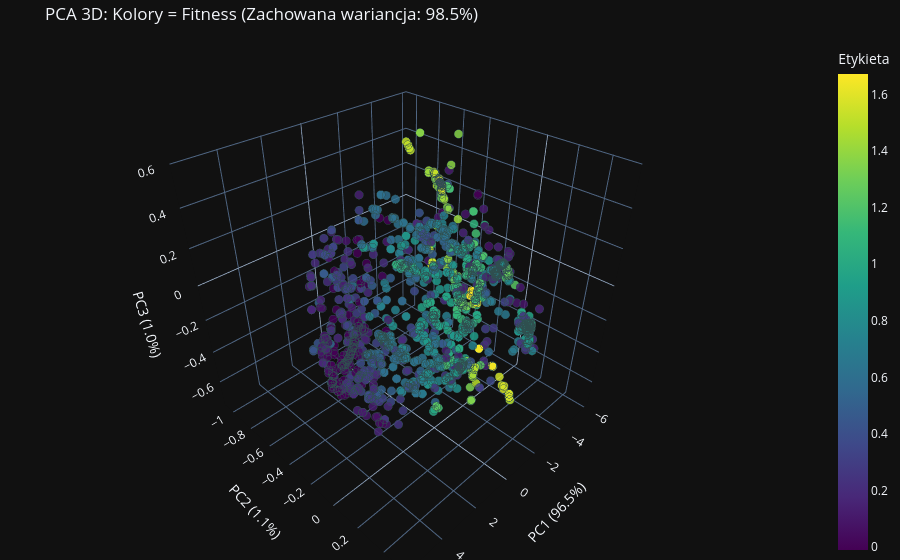

The cell this chart's notebook holds for it:
### Markdown cell above
## PCA 3D

### Code cell
def visualize_pca_3d_interactive(latent_vectors, labels, title="Interaktywne PCA 3D"):
    if isinstance(latent_vectors[0], torch.Tensor):
        z_matrix = torch.stack(latent_vectors).detach().cpu().numpy()
    else:
        z_matrix = np.array(latent_vectors)

    labels = np.array(labels)
    assert len(z_matrix) == len(labels), "Liczba wektorów i etykiet musi być identyczna!"

    pca = PCA(n_components=3)
    z_pca = pca.fit_transform(z_matrix)
    exp_var = pca.explained_variance_ratio_ * 100

    hover_texts = [f"Wartość: {lbl:.3f}" if isinstance(lbl, float) else f"Wartość: {lbl}" for lbl in labels]

    df = pd.DataFrame({
        'PC1': z_pca[:, 0],
        'PC2': z_pca[:, 1],
        'PC3': z_pca[:, 2],
        'Etykieta': labels,
        'Szczegóły': hover_texts
    })

    fig = px.scatter_3d(
        df,
        x='PC1',
        y='PC2',
        z='PC3',
        color='Etykieta',          # Kolorowanie na podstawie przekazanych etykiet (np. fitness)
        hover_name='Szczegóły',    # Tekst pojawiający się po najechaniu myszką
        title=f'{title} (Zachowana wariancja: {sum(exp_var):.1f}%)',
        labels={
            'PC1': f'PC1 ({exp_var[0]:.1f}%)',
            'PC2': f'PC2 ({exp_var[1]:.1f}%)',
            'PC3': f'PC3 ({exp_var[2]:.1f}%)'
        },
        color_continuous_scale='Viridis', # Ładna i czytelna mapa kolorów
        opacity=0.85
    )

    fig.update_traces(marker=dict(size=5, line=dict(width=1, color='DarkSlateGrey')))

    fig.update_layout(margin=dict(l=0, r=0, b=0, t=40))

    fig.show()

visualize_pca_3d_interactive(latent_vectors, labels, title="PCA 3D: Kolory = Fitness")

### Figure 1 — Plotly figure (JSON) as saved in the notebook; plotly's stock layout.template omitted (floating-point values rounded to 4 significant figures; data arrays with more than 128 entries replaced by an {"elided": "..."} marker saying what was removed)
{"data": [{"hovertemplate": "<b>%{hovertext}</b><br><br>PC1 (96.5%)=%{x}<br>PC2 (1.1%)=%{y}<br>PC3 (1.0%)=%{z}<br>Etykieta=%{marker.color}<extra></extra>", "hovertext": {"elided": "3000 str values"}, "legendgroup": "", "marker": {"color": {"elided": "3000 float values"}, "coloraxis": "coloraxis", "opacity": 0.85, "symbol": "circle", "line": {"color": "DarkSlateGrey", "width": 1}, "size": 5}, "mode": "markers", "name": "", "scene": "scene", "showlegend": false, "x": {"elided": "3000 float values"}, "y": {"elided": "3000 float values"}, "z": {"elided": "3000 float values"}, "type": "scatter3d"}], "layout": {"scene": {"domain": {"x": [0.0, 1.0], "y": [0.0, 1.0]}, "xaxis": {"title": {"text": "PC1 (96.5%)"}}, "yaxis": {"title": {"text": "PC2 (1.1%)"}}, "zaxis": {"title": {"text": "PC3 (1.0%)"}}}, "coloraxis": {"colorbar": {"title": {"text": "Etykieta"}}, "colorscale": [[0.0, "#440154"], [0.1111, "#482878"], [0.2222, "#3e4989"], [0.3333, "#31688e"], [0.4444, "#26828e"], [0.5556, "#1f9e89"], [0.6667, "#35b779"], [0.7778, "#6ece58"], [0.8889, "#b5de2b"], [1.0, "#fde725"]], "autocolorscale": false}, "legend": {"tracegroupgap": 0}, "title": {"text": "PCA 3D: Kolory = Fitness (Zachowana wariancja: 98.5%)"}, "margin": {"l": 0, "r": 0, "b": 0, "t": 40}}}
